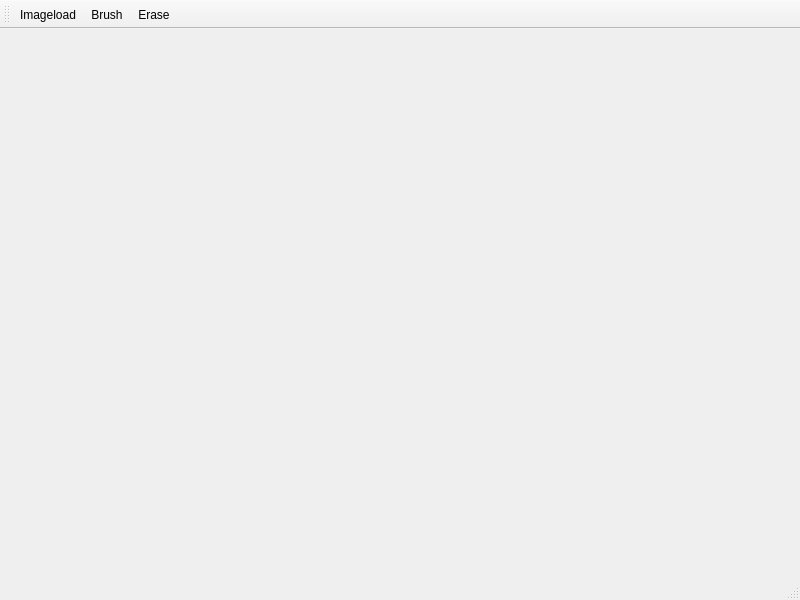
<?xml version="1.0" encoding="UTF-8"?>
<ui version="4.0">
 <class>MainWindow</class>
 <widget class="QMainWindow" name="MainWindow">
  <property name="geometry">
   <rect>
    <x>0</x>
    <y>0</y>
    <width>800</width>
    <height>600</height>
   </rect>
  </property>
  <property name="windowTitle">
   <string>MainWindow</string>
  </property>
  <widget class="QWidget" name="centralwidget">
   <widget class="QWidget" name="verticalLayoutWidget">
    <property name="geometry">
     <rect>
      <x>10</x>
      <y>10</y>
      <width>781</width>
      <height>541</height>
     </rect>
    </property>
    <layout class="QVBoxLayout" name="verticalLayout"/>
   </widget>
  </widget>
  <widget class="QMenuBar" name="menubar">
   <property name="geometry">
    <rect>
     <x>0</x>
     <y>0</y>
     <width>800</width>
     <height>22</height>
    </rect>
   </property>
  </widget>
  <widget class="QStatusBar" name="statusbar"/>
  <widget class="QToolBar" name="toolBar">
   <property name="windowTitle">
    <string>toolBar</string>
   </property>
   <attribute name="toolBarArea">
    <enum>TopToolBarArea</enum>
   </attribute>
   <attribute name="toolBarBreak">
    <bool>false</bool>
   </attribute>
   <addaction name="actionImageload"/>
   <addaction name="actionBrush"/>
   <addaction name="actionErase"/>
  </widget>
  <action name="actionImageload">
   <property name="text">
    <string>Imageload</string>
   </property>
  </action>
  <action name="actionBrush">
   <property name="text">
    <string>Brush</string>
   </property>
  </action>
  <action name="actionErase">
   <property name="text">
    <string>Erase</string>
   </property>
  </action>
 </widget>
 <resources/>
 <connections/>
</ui>
